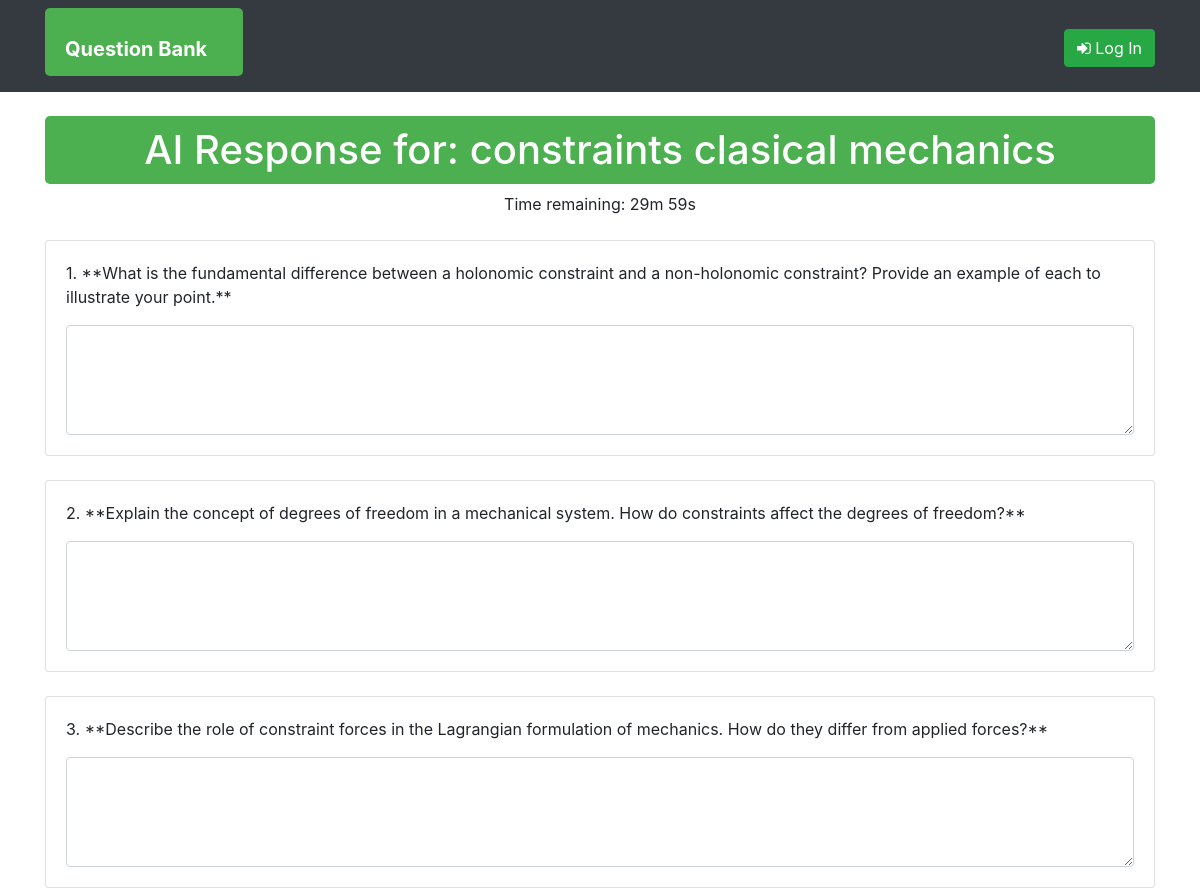
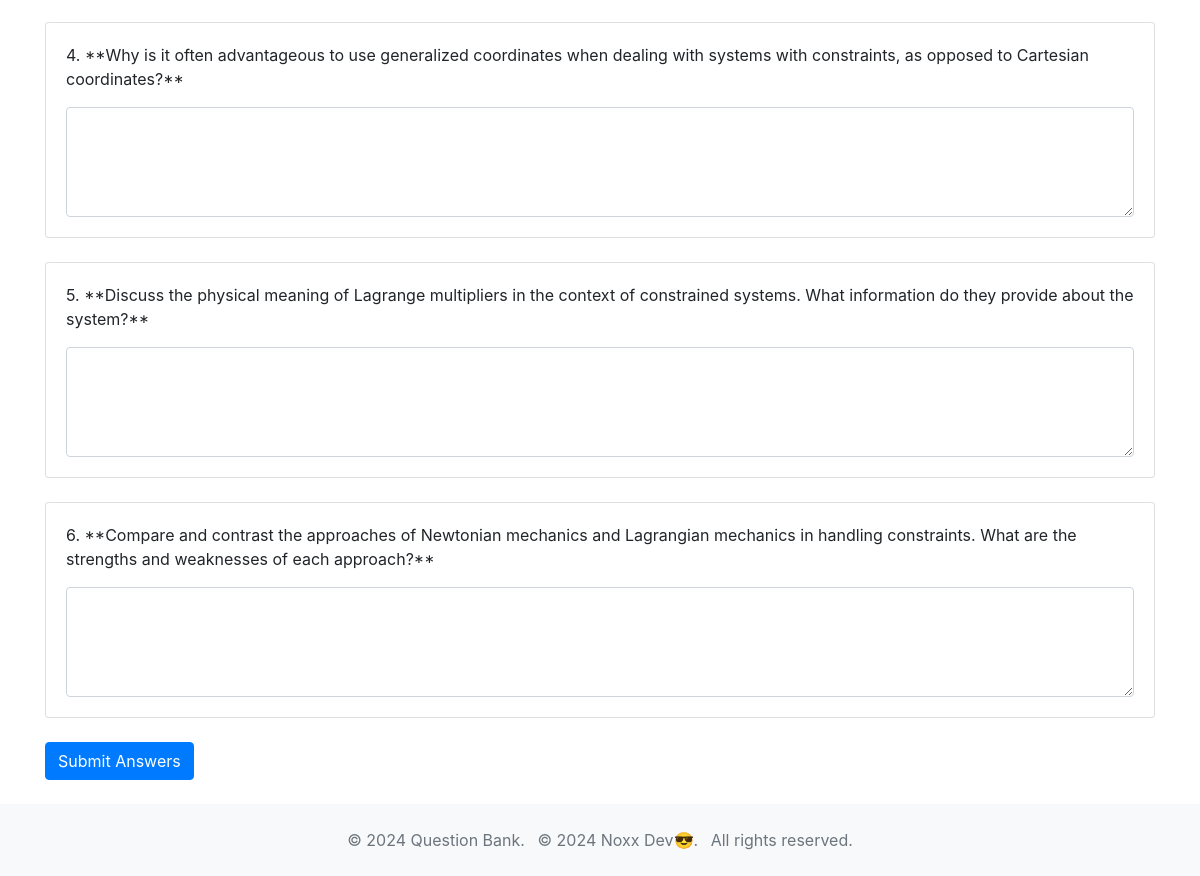
The app's page /topic_questions/9/ with its own data (2 pictures, top to bottom).
### QuestionBank/models.py (models this page shows, shortened)
class AIResponse(models.Model):
    evaluator_ai = models.ForeignKey(EvaluatorAI, on_delete=models.CASCADE, related_name='generated_responses')
    topic = models.CharField(max_length=100)

class GeneratedQuestion(models.Model):
    ai_response = models.ForeignKey(AIResponse, on_delete=models.CASCADE, related_name='questions')
    question_text = models.TextField()

### QuestionBank/views.py (the view)
# urls.py: path('topic_questions/<int:ai_response_id>/', views.topic_questions_view, name='topic_questions'),
def topic_questions_view(request, ai_response_id):
    ai_response = AIResponse.objects.get(id=ai_response_id)
    context = {'ai_response': ai_response}
    return render(request, 'bank/topic_questions.html', context)

### QuestionBank/templates/bank/topic_questions.html (shortened to what this page needs)
{% extends 'layout/base.html' %}
{% load static %}
{% block css %}
    <link rel="stylesheet" type="text/css" href="{% static 'assets/css/evaluator.css' %}">
    <link rel="stylesheet" href="https://stackpath.bootstrapcdn.com/bootstrap/4.5.2/css/bootstrap.min.css">
{% endblock css %}
{% block content %}
<div class="container my-4">
    <h1 class="text-center">AI Response for: {{ ai_response.topic }}</h1>
    <div id="timer" class="text-center mb-4"></div>
    <form id="question-form" method="post" action="{% url 'bank:submit_answers' %}">
        {% for question in ai_response.questions.all %}
            <div class="card mb-4">
                <div class="card-body">
                    <p class="card-text">{{ question.question_text }}</p>
                    <textarea class="form-control" name="answers[]" rows="4" cols="50"></textarea>
                </div>
            </div>
        {% endfor %}
        <button type="submit" class="btn btn-primary">Submit Answers</button>
    </form>
</div>
{% endblock content %}

### QuestionBank/static/assets/css/main.css (style rules this page uses)
input[type="text"], input[type="password"], input[type="email"], input[type="number"], input[type="date"], select, textarea, input[type="file"] { width: 100%; padding: 10px; border: 1px solid #ccc; border-radius: 4px; box-sizing: border-box; margin-top: 6px; margin-bottom: 16px; resize: vertical; }
button { background-color: #4CAF50; color: white; padding: 10px 20px; border: none; border-radius: 4px; cursor: pointer; }

### QuestionBank/static/assets/css/evaluator.css (style rules this page uses)
h1 { background-color: #4CAF50; color: white; padding: 10px 20px; border-radius: 5px; text-align: center; }
button { background-color: #4CAF50; color: white; padding: 10px 20px; border: none; border-radius: 4px; cursor: pointer; }
html { scroll-behavior: smooth; }

### records on screen
AIResponse: topic "constraints clasical mechanics"
GeneratedQuestion: question_text "1. **What is the fundamental difference between a holonomic constraint and a non-holonomic constraint? Provide an example of each to illustrate your point.**"
GeneratedQuestion: question_text "2. **Explain the concept of degrees of freedom in a mechanical system. How do constraints affect the degrees of freedom?**"
GeneratedQuestion: question_text "3. **Describe the role of constraint forces in the Lagrangian formulation of mechanics. How do they differ from applied forces?**"
GeneratedQuestion: question_text "4. **Why is it often advantageous to use generalized coordinates when dealing with systems with constraints, as opposed to Cartesian coordinates?**"
GeneratedQuestion: question_text "5. **Discuss the physical meaning of Lagrange multipliers in the context of constrained systems. What information do they provide about the system?**"
GeneratedQuestion: question_text "6. **Compare and contrast the approaches of Newtonian mechanics and Lagrangian mechanics in handling constraints. What are the strengths and weaknesses of each approach?**"
